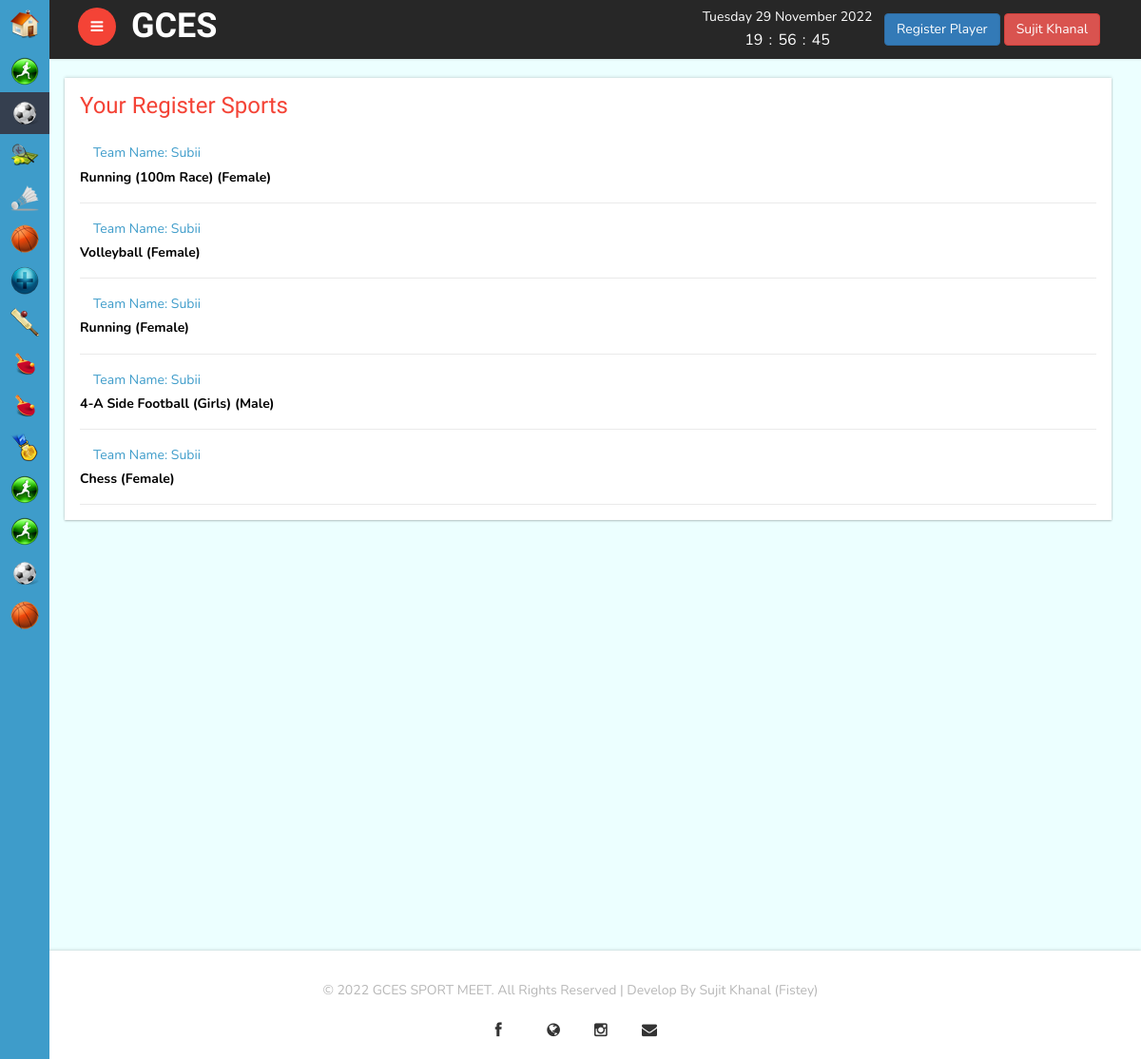
The app's page /register-profile (signed in) with its own data.
### sports/models.py (models this page shows)
class Sports(models.Model):
    MULTIPLE = 'MULTIPLE'
    SINGLE = 'SINGLE'
    TYPE_CHOICES = [
        (MULTIPLE, 'MULTIPLE'),
        (SINGLE, 'SINGLE'),
    ]
    uuid = models.UUIDField(db_index=True, default=uuid.uuid4, editable=False)
    sport_name = models.CharField(max_length=100)
    sport_type = models.CharField(max_length=9,choices=TYPE_CHOICES, default=MULTIPLE)
    icon = models.ImageField(blank=True, upload_to='images/icons')
    image = models.ImageField(blank=True, upload_to='images/sports/images')
    created = models.DateTimeField(auto_now_add=True, db_index=True)
    modified = models.DateTimeField(auto_now=True)
    def __str__(self):
        return self.sport_name

class Team(models.Model):
    uuid = models.UUIDField(db_index=True, default=uuid.uuid4, editable=False)
    batch = models.ForeignKey(Batch, on_delete = models.CASCADE)
    team_name = models.CharField(max_length=100)
    contact = models.IntegerField()
    created = models.DateTimeField(auto_now_add=True, db_index=True)
    modified = models.DateTimeField(auto_now=True)
    def __str__(self):
        return self.team_name

### players/models.py (models this page shows, shortened)
class Player(models.Model):
    uuid = models.UUIDField(db_index=True, default=uuid.uuid4, editable=False)
    team = models.ForeignKey(Team, on_delete=models.CASCADE)
    player_name = models.ForeignKey(Student, on_delete = models.CASCADE)
    gender = models.CharField(max_length=20, choices=GENDER_CHOICE, null=True)
    sport = models.ForeignKey(Sports, on_delete = models.CASCADE)
    created = models.DateTimeField(auto_now_add=True, db_index=True)
    modified = models.DateTimeField(auto_now=True)

### players/views.py (the view)
class RegisterSports(View):
    def get(self, request, *args, **kwargs):
        sport = Player.objects.filter(player_name__user=request.user)
        context = {'RegisterSports': sport}
        return render(request, 'register-sports.html', context)

### core/sport_context_processors.py (called while the page is built)
def all_sports(request):
    sports = Sports.objects.all()
    return {'sports':sports}

### templates/register-sports.html (shortened to what this page needs)
{% extends 'base/base.html' %}
{% block content %}
<div id="page-wrapper">
    <div class="top-grids">
        <div class="top-grids-info">
            <div class="col-md-12 top-grid-left">
                <div class="today-match">
                    <div class="today-match-heading">
                        <h2>Your Register Sports</h2>
                    </div>
                    <div class="match-grid">
                        <div class="match-info">
                            <ul>
                                {% for data in RegisterSports %}
                                    <li>
                                        <span>Team Name: {{data.team}}</span>
                                        <br><b style="color:black">{{data.sport}} ({{data.gender}})</b></li>
                                {% endfor %}
                            </ul>
                        </div>
                    </div>
                </div>
            </div>
        </div>
    </div>
</div>
{% endblock %}

### templates/base/base.html (shortened to what this page needs)
{% load static %}
<!DOCTYPE HTML>
<html>
<head>
<link href="{% static 'css/bootstrap.min.css' %}" rel='stylesheet' type='text/css' />
<link href="{% static 'css/style.css' %}" rel='stylesheet' type='text/css' />
<link href="{% static 'css/font-awesome.css' %}" rel="stylesheet">
<link rel="stylesheet" href="{% static 'css/icon-font.min.css' %}" type='text/css' />
</head>
 <body class="sticky-header left-side-collapsed">
    <section>
        <div class="left-side sticky-left-side">
            <div class="logo-icon text-center">
                <a href="/"><img src="{% static 'images/home.png' %}" alt="" /></a>
            </div>
            <div class="left-side-inner">
                <div class="scrollbar scrollbar1">
                    <ul class="nav nav-pills nav-stacked custom-nav">
                        {% with active_football="Football" %}
                        {% with name=request.path %}
                        {% for sport in sports %}
                        <li class="{% if sport.sport_name == active_football %}active{% endif %}"><a href="{% url 'category_result' sport.id sport.uuid %}"><img src="{{ sport.icon.url }}" alt="" /><span>{{sport.sport_name}}</span></a></li>
                        {% endfor %}
                        {% endwith %}
                        {% endwith %}
                    </ul>
                </div>
            </div>
        </div>
        <div class="main-content">
            <div class="header-section">
                <div class="move-button">
                    <a class="toggle-btn  menu-collapsed"><i class="fa fa-bars"></i></a>
                </div>
                <div class="top-logo">
                    <h1><a href="/">GCES</a></h1>
                </div>
                <div class="top-search">
                </div>
                <div class="clock-bottom">
                    <div class="clock">
                        <div id="Date"></div>
                        <ul>
                            <li id="hours"> </li>
                            <li id="point">:</li>
                            <li id="min"> </li>
                            <li id="point">:</li>
                            <li id="sec"> </li>
                        </ul>
                    </div>
                </div>
                {% if request.user.is_authenticated %}
                <div class="dropdown-grids">
                    <a href="/register-sports" class="btn btn-primary"><span>Register Player</span></a>&nbsp;
                </div>
                <div class="dropdown-grids">
                <div class="dropdown">
                    <button onclick="myFunction()" class="btn btn-danger">{{request.user.first_name}} {{request.user.last_name}}</button>
                  </div>
                </div>
                {% else %}
                <div class="dropdown-grids">
                    <a href="#" data-toggle="modal" data-target="#myModal"><span>Login</span></a>
                </div>
                {% endif %}
                <div class="clearfix"> </div>
            </div>
            {% block content %}
            {% endblock %}
        </div>
    <footer>
        <div class="copyright">
            <p>© 2022 GCES SPORT MEET. All Rights Reserved | Develop By Sujit Khanal (Fistey)
        </div>
        <div class="social">
            <ul>
                <li><a href="https://www.facebook.com/tijus.lanahk"><i class="fa fa-facebook"></i></a></li>
                <li><a href="http://khanalsujit.herokuapp.com"><i class="fa fa-globe"></i></a></li>
                <li><a href="https://www.instagram.com/developer_sujit"><i class="fa fa-instagram"></i></a></li>
                <li><a href="mailto:10sujitkhanal@gmail.com"><i class="fa fa-envelope"></i></a></li>
            </ul>
        </div>
    </footer>
    </section>
</body>
</html>

### templates/base/base.html (style rules this page uses)
.dropdown { position: relative; display: inline-block; }

### templates/register-sports.html (style rules this page uses)
*, *:after, *:before { box-sizing: border-box; }
:root { --color-text-primary: #1c2a38; --color-text-secondary: #8a8f98; --color-text-alert: #d72641; --color-text-icon: #dbdade; --color-bg-primary: #fff; --color-bg-secondary: #f3f5f9; --color-bg-alert: #fdeaec; --color-theme-primary: #623ce6; }

### records on screen
Sports: icon (picture)
Sports: icon (picture)
Sports: icon (picture)
Sports: icon (picture)
Sports: icon (picture)
Sports: icon (picture)
Sports: icon (picture)
Sports: icon (picture)
Sports: icon (picture)
Sports: icon (picture)
Sports: icon (picture)
Sports: icon (picture)
Sports: icon (picture)
Sports: icon (picture)
Player: team "Subii", sport "Running (100m Race)", gender "Female"
Player: team "Subii", sport "Volleyball", gender "Female"
Player: team "Subii", sport "Running", gender "Female"
Player: team "Subii", sport "4-A Side Football (Girls)", gender "Male"
Player: team "Subii", sport "Chess", gender "Female"

### other values on screen
{{ request.user.first_name }} "Sujit"
{{ request.user.last_name }} "Khanal"
